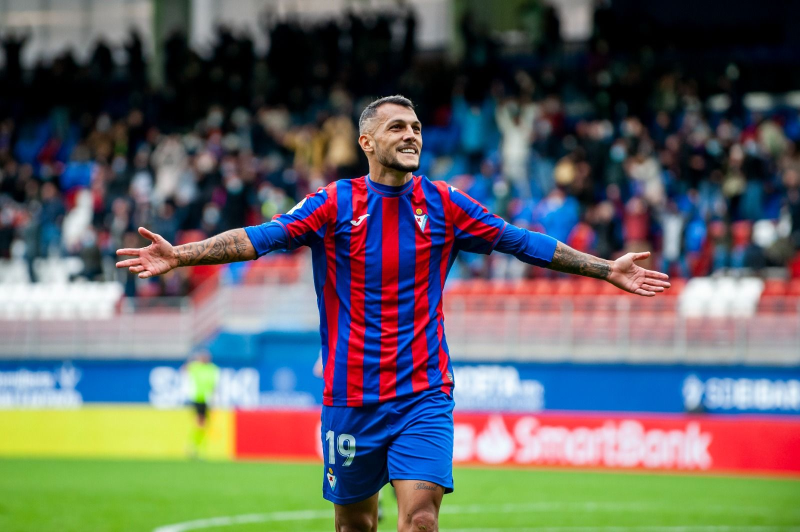
#> input picture Python/sto.jpg, 1600 x 1064 px (shown at 1/2 size)
$ jupyter execute --allow-errors Wine-testing.ipynb
#> lines starting #> are read from the running program, lines starting #| are printed output that depends on the picture
[cell 1]
import pandas as pd
import scipy
import numpy as np

import seaborn as sns
import matplotlib.pyplot as plt

# Load a picture and details from it

[cell 2]
from PIL import Image

img = Image.open("sto.jpg")
#> img is the input picture: PIL image 1600x1064 RGB; mean R, G, B 98.9, 99.7, 99.1
img = img.resize((450,300))
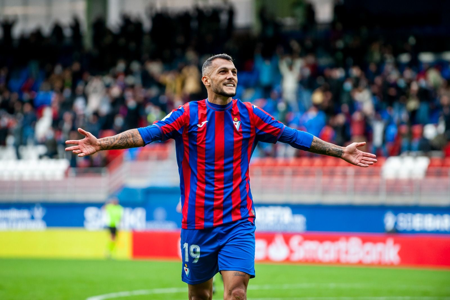
#> img: PIL image 450x300 RGB; mean R, G, B 98.9, 99.7, 99.1
img

# Find Meta Data

[cell 3]
height, width = img.size
#> height = 450; width = 300
print("Image mode is %s" % img.mode)
#| Image mode is RGB
print("Image height is %i and image width is %i" % (height, width))
#| Image height is 450 and image width is 300

[cell 4]
img = Image.open("metadata.jpg")
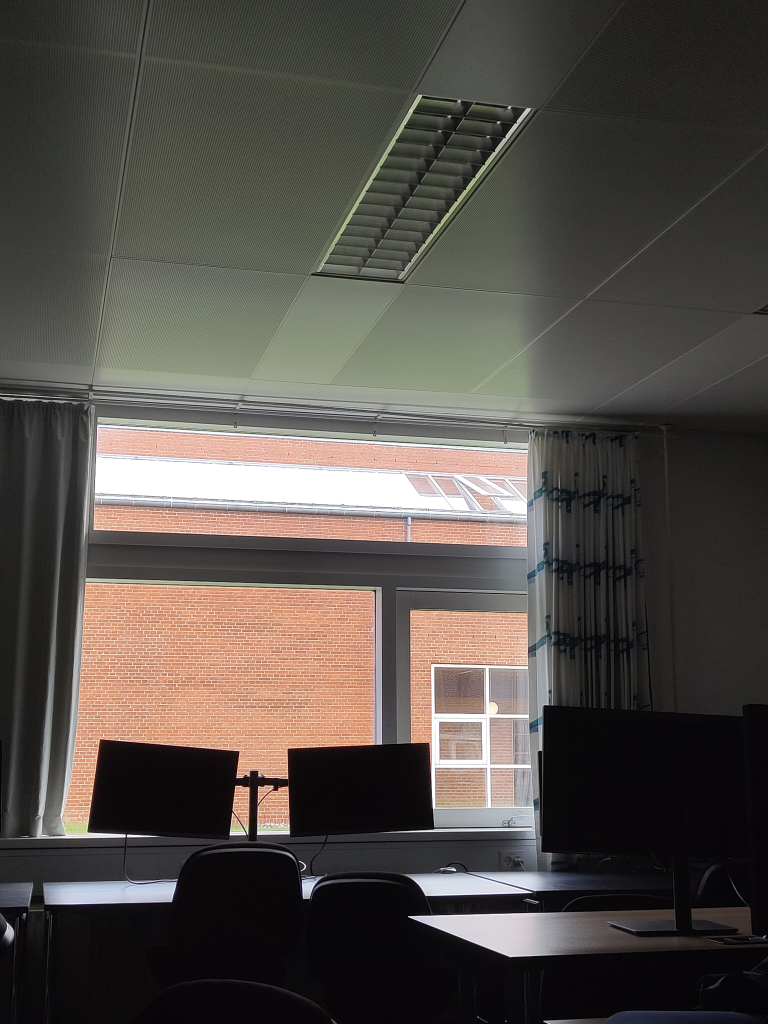
#> input picture Python/metadata.jpg, 3072 x 4096 px (shown at 1/4 size)
#> img is the input picture: PIL image 3072x4096 RGB; mean R, G, B 83.6, 77.9, 72.7
metadata = img._getexif()
#> metadata = 19 items
metadata
